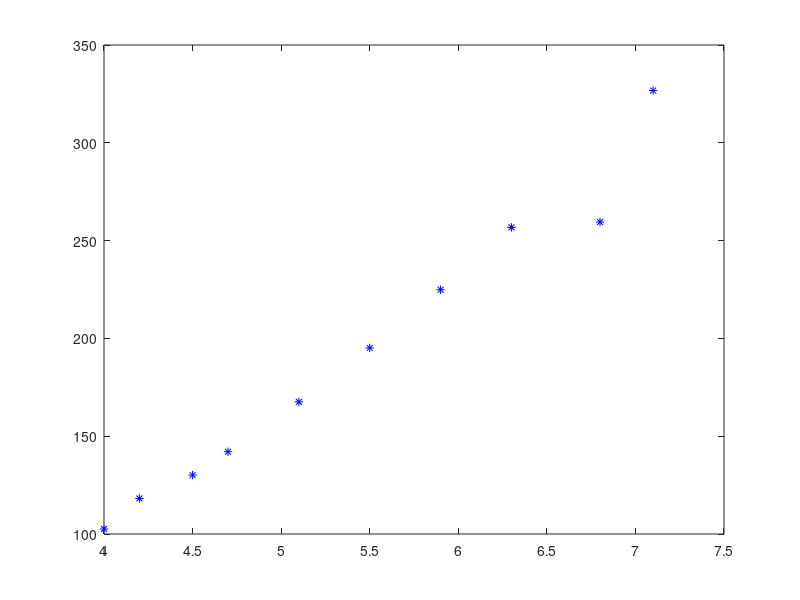

Recreate this plot in MATLAB. (Note: this script raises an error after producing the figure.)
clc;
clear;
warning('off');
X = [   4.0,    4.2,    4.5,    4.7,    5.1,    5.5,    5.9,    6.3,    6.8,    7.1].';
Y = [102.56, 118.18, 130.11, 142.05, 167.53, 195.14, 224.87, 256.73, 259.50, 326.72].';
plot(X,Y,'b*');
hold on;
color = ['r','g','b','c','k'];
for degree = [1,2,3,5]
    disp("====== When degree is "+degree+" (color:"+color(degree)+") ======");
    P = LeastSquarePolynomial(X,Y,degree);
    disp("Polynomial is ");
    disp(P.');
    newY = polyval(flipud(P),X);
    disp("new Y value is ");
    disp(newY.')
    disp("RootMeanSquareError = "+RootMeanSquareError(Y,newY));
    plot(X,newY,color(degree));
end